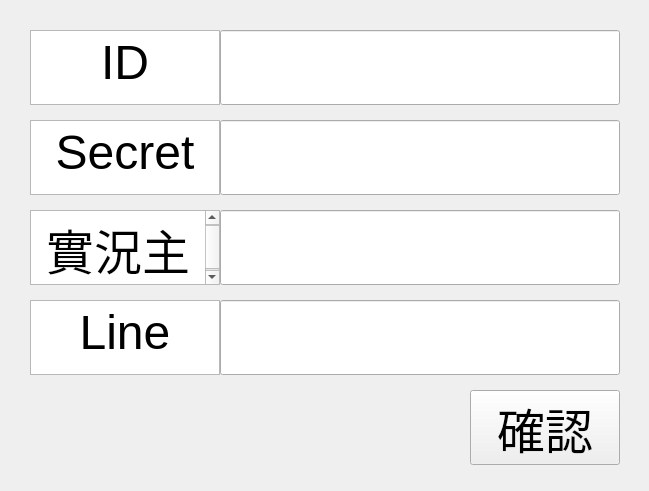
<?xml version="1.0" encoding="UTF-8"?>
<ui version="4.0">
 <class>MainWindow</class>
 <widget class="QMainWindow" name="MainWindow">
  <property name="geometry">
   <rect>
    <x>0</x>
    <y>0</y>
    <width>649</width>
    <height>491</height>
   </rect>
  </property>
  <property name="windowTitle">
   <string>MainWindow</string>
  </property>
  <widget class="QWidget" name="centralwidget">
   <widget class="QLineEdit" name="idEdit">
    <property name="geometry">
     <rect>
      <x>220</x>
      <y>30</y>
      <width>400</width>
      <height>75</height>
     </rect>
    </property>
    <property name="font">
     <font>
      <pointsize>36</pointsize>
     </font>
    </property>
    <property name="text">
     <string/>
    </property>
   </widget>
   <widget class="QLineEdit" name="secretEdit">
    <property name="geometry">
     <rect>
      <x>220</x>
      <y>120</y>
      <width>400</width>
      <height>75</height>
     </rect>
    </property>
    <property name="font">
     <font>
      <pointsize>36</pointsize>
     </font>
    </property>
    <property name="text">
     <string/>
    </property>
    <property name="echoMode">
     <enum>QLineEdit::Password</enum>
    </property>
   </widget>
   <widget class="QLineEdit" name="streamerEdit">
    <property name="geometry">
     <rect>
      <x>220</x>
      <y>210</y>
      <width>400</width>
      <height>75</height>
     </rect>
    </property>
    <property name="font">
     <font>
      <pointsize>36</pointsize>
     </font>
    </property>
    <property name="text">
     <string/>
    </property>
   </widget>
   <widget class="QPushButton" name="confirmBtn">
    <property name="geometry">
     <rect>
      <x>470</x>
      <y>390</y>
      <width>150</width>
      <height>75</height>
     </rect>
    </property>
    <property name="font">
     <font>
      <pointsize>36</pointsize>
     </font>
    </property>
    <property name="text">
     <string>確認</string>
    </property>
   </widget>
   <widget class="QTextBrowser" name="textBrowser">
    <property name="geometry">
     <rect>
      <x>30</x>
      <y>30</y>
      <width>190</width>
      <height>75</height>
     </rect>
    </property>
    <property name="html">
     <string>&lt;!DOCTYPE HTML PUBLIC &quot;-//W3C//DTD HTML 4.0//EN&quot; &quot;http://www.w3.org/TR/REC-html40/strict.dtd&quot;&gt;
&lt;html&gt;&lt;head&gt;&lt;meta name=&quot;qrichtext&quot; content=&quot;1&quot; /&gt;&lt;style type=&quot;text/css&quot;&gt;
p, li { white-space: pre-wrap; }
&lt;/style&gt;&lt;/head&gt;&lt;body style=&quot; font-family:'MS Shell Dlg 2'; font-size:8.25pt; font-weight:400; font-style:normal;&quot;&gt;
&lt;p align=&quot;center&quot; style=&quot; margin-top:0px; margin-bottom:0px; margin-left:0px; margin-right:0px; -qt-block-indent:0; text-indent:0px;&quot;&gt;&lt;span style=&quot; font-size:36pt;&quot;&gt;ID&lt;/span&gt;&lt;/p&gt;&lt;/body&gt;&lt;/html&gt;</string>
    </property>
   </widget>
   <widget class="QTextBrowser" name="textBrowser_2">
    <property name="geometry">
     <rect>
      <x>30</x>
      <y>120</y>
      <width>190</width>
      <height>75</height>
     </rect>
    </property>
    <property name="html">
     <string>&lt;!DOCTYPE HTML PUBLIC &quot;-//W3C//DTD HTML 4.0//EN&quot; &quot;http://www.w3.org/TR/REC-html40/strict.dtd&quot;&gt;
&lt;html&gt;&lt;head&gt;&lt;meta name=&quot;qrichtext&quot; content=&quot;1&quot; /&gt;&lt;style type=&quot;text/css&quot;&gt;
p, li { white-space: pre-wrap; }
&lt;/style&gt;&lt;/head&gt;&lt;body style=&quot; font-family:'MS Shell Dlg 2'; font-size:8.25pt; font-weight:400; font-style:normal;&quot;&gt;
&lt;p align=&quot;center&quot; style=&quot; margin-top:0px; margin-bottom:0px; margin-left:0px; margin-right:0px; -qt-block-indent:0; text-indent:0px;&quot;&gt;&lt;span style=&quot; font-size:36pt;&quot;&gt;Secret&lt;/span&gt;&lt;/p&gt;&lt;/body&gt;&lt;/html&gt;</string>
    </property>
   </widget>
   <widget class="QTextBrowser" name="textBrowser_3">
    <property name="geometry">
     <rect>
      <x>30</x>
      <y>210</y>
      <width>190</width>
      <height>75</height>
     </rect>
    </property>
    <property name="html">
     <string>&lt;!DOCTYPE HTML PUBLIC &quot;-//W3C//DTD HTML 4.0//EN&quot; &quot;http://www.w3.org/TR/REC-html40/strict.dtd&quot;&gt;
&lt;html&gt;&lt;head&gt;&lt;meta name=&quot;qrichtext&quot; content=&quot;1&quot; /&gt;&lt;style type=&quot;text/css&quot;&gt;
p, li { white-space: pre-wrap; }
&lt;/style&gt;&lt;/head&gt;&lt;body style=&quot; font-family:'MS Shell Dlg 2'; font-size:8.25pt; font-weight:400; font-style:normal;&quot;&gt;
&lt;p align=&quot;center&quot; style=&quot; margin-top:0px; margin-bottom:0px; margin-left:0px; margin-right:0px; -qt-block-indent:0; text-indent:0px;&quot;&gt;&lt;span style=&quot; font-size:36pt;&quot;&gt;實況主&lt;/span&gt;&lt;/p&gt;&lt;/body&gt;&lt;/html&gt;</string>
    </property>
   </widget>
   <widget class="QTextBrowser" name="textBrowser_4">
    <property name="geometry">
     <rect>
      <x>30</x>
      <y>300</y>
      <width>190</width>
      <height>75</height>
     </rect>
    </property>
    <property name="html">
     <string>&lt;!DOCTYPE HTML PUBLIC &quot;-//W3C//DTD HTML 4.0//EN&quot; &quot;http://www.w3.org/TR/REC-html40/strict.dtd&quot;&gt;
&lt;html&gt;&lt;head&gt;&lt;meta name=&quot;qrichtext&quot; content=&quot;1&quot; /&gt;&lt;style type=&quot;text/css&quot;&gt;
p, li { white-space: pre-wrap; }
&lt;/style&gt;&lt;/head&gt;&lt;body style=&quot; font-family:'MS Shell Dlg 2'; font-size:8.25pt; font-weight:400; font-style:normal;&quot;&gt;
&lt;p align=&quot;center&quot; style=&quot; margin-top:0px; margin-bottom:0px; margin-left:0px; margin-right:0px; -qt-block-indent:0; text-indent:0px;&quot;&gt;&lt;span style=&quot; font-size:36pt;&quot;&gt;Line&lt;/span&gt;&lt;/p&gt;&lt;/body&gt;&lt;/html&gt;</string>
    </property>
   </widget>
   <widget class="QLineEdit" name="lineEdit">
    <property name="geometry">
     <rect>
      <x>220</x>
      <y>300</y>
      <width>400</width>
      <height>75</height>
     </rect>
    </property>
    <property name="font">
     <font>
      <pointsize>36</pointsize>
     </font>
    </property>
    <property name="text">
     <string/>
    </property>
    <property name="echoMode">
     <enum>QLineEdit::PasswordEchoOnEdit</enum>
    </property>
   </widget>
  </widget>
 </widget>
 <resources/>
 <connections/>
</ui>
